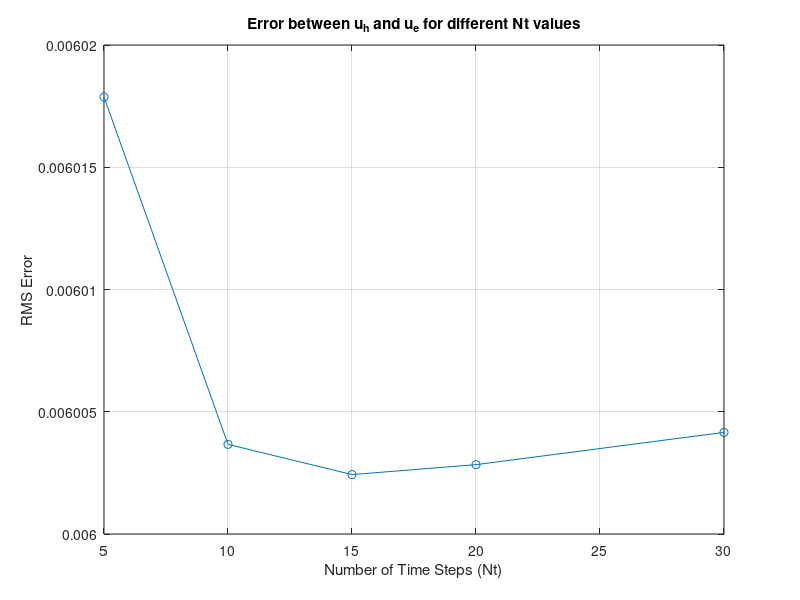

This chart was generated by the following MATLAB code:
% Xóa bộ nhớ, xóa các biến trước đó
clc; clear all; format long;

% Định nghĩa miền thời gian và miền không gian
x_start = 0; x_end = 1;
L = x_end - x_start;
t_start = 0; t_end = 0.05;
T = t_end - t_start;

% Số phần tử không gian
Ne = 20;

% Spatial step size
dL = L / (Ne - 1);

% Khởi tạo lưới không gian
x = linspace(x_start, x_end, Ne);

% Điều kiện đầu
U_o = x.^2 + x;

% Điều kiện biên
UL = 0; UR = 2;

% Hệ số khuếch tán
D = 1;

% Hệ số đối lưu
V = 1;

% Định nghĩa lời giải chính xác
u_e = @(x, t) exp(-t) * (x.^2 - x) + 2 * x;

% Các giá trị Nt khác nhau
Nt_values = [5, 10, 15, 20, 30];
errors = zeros(length(Nt_values), 1);

% Duyệt qua các giá trị Nt
for idx = 1:length(Nt_values)
    Nt = Nt_values(idx);
    
    % Số bước thời gian
    dt = T / Nt;
    
    % Khởi tạo độ lỗi
    Er = 0;
    
    % Khởi tạo giá trị đầu
    U_o = x.^2 + x;
    
    % Vòng lặp thời gian
    for i_tim = 1:Nt
        MU = zeros(Ne); FU = zeros(Ne, 1);
        
        % Duyệt qua các phần tử không gian
        for k = 1:Ne
            % Tính toán source term
            S = -exp(-i_tim*dt) * (x(k)^2 - x(k) + 2);
            
            MU(k, k) = MU(k, k) + dL / dt;
            FU(k) = FU(k) + dL / dt * U_o(k) + S * dL;
            
            % Bên trong khối
            if k > 1 && k < Ne
                MU(k, [k k-1]) = MU(k, [k k-1]) + D / dL * [1 -1];
                MU(k, [k k+1]) = MU(k, [k k+1]) + D / dL * [1 -1];
            end
        end
        
        % Điều kiện biên trái
        %% Pha khuếch tán
        MU(1,1)     = MU(1,1) + D/dL*2;
        FU(1)       = FU(1) + D/dL*2*UL;
        MU(1,[1 2]) = MU(1,[1 2]) + D/dL*[1 -1];
        %% Pha đối lưu
        MU(1,[1 2]) = MU(1,[1 2]) + V/2*[1 1];
        FU(1)       = FU(1) + V*UL;


        % Điều kiện biên phải
        %% Pha khuếch tán
        MU(Ne,[Ne Ne-1]) = MU(Ne,[Ne Ne-1]) + D/dL*[1 -1];
        MU(Ne,Ne)        = MU(Ne,Ne) + D/dL*2;
        FU(Ne)           = FU(Ne) + D/dL*2*UR;
        %% Pha đối lưu
        MU(Ne,[Ne Ne-1]) = MU(Ne,[Ne Ne-1]) - V/2*[1 1];
        FU(Ne)           = FU(Ne) - V*UR;
        
        % Giải hệ phương trình tuyến tính
        U = MU \ FU; U_o = U;
        
        % Tính toán độ lỗi
        U_exact = u_e(x, i_tim * dt);
        Ert = sum((U - U_exact').^2) * dL;
        Er = Er + dt * Ert;
    end
    
     % Lưu trữ giá trị độ lỗi ứng với giá trị Nt
    errors(idx) = sqrt(Er);
end

% Trực quan hóa độ lỗi
figure;
plot(Nt_values, errors, 'o-');
title('Error between u_h and u_e for different Nt values');
xlabel('Number of Time Steps (Nt)');
ylabel('RMS Error');
grid on;